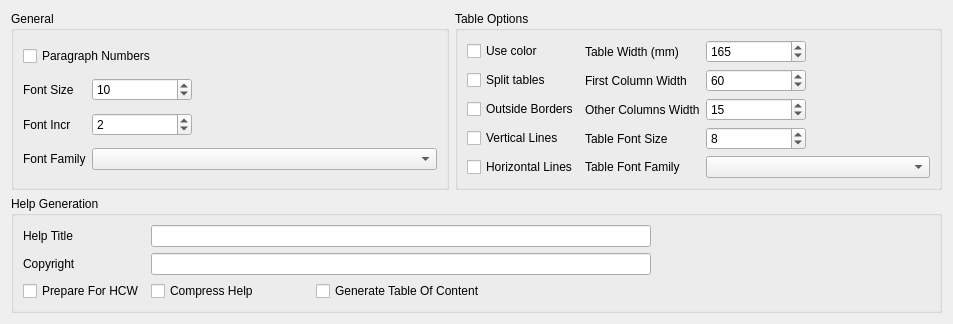
     <widget class="QWidget" name="RTF">
      <attribute name="title">
       <string>RTF</string>
      </attribute>
      <layout class="QGridLayout" name="gridLayout_19">
       <item row="0" column="0">
        <widget class="QGroupBox" name="groupBox_general_2">
         <property name="title">
          <string>General</string>
         </property>
         <layout class="QGridLayout" name="gridLayout_7">
          <item row="0" column="0" colspan="2">
           <widget class="QCheckBox" name="checkBox_RTF_paragraph_numbers">
            <property name="text">
             <string>Paragraph Numbers</string>
            </property>
           </widget>
          </item>
          <item row="0" column="2">
           <spacer name="horizontalSpacer_23">
            <property name="orientation">
             <enum>Qt::Horizontal</enum>
            </property>
            <property name="sizeHint" stdset="0">
             <size>
              <width>239</width>
              <height>20</height>
             </size>
            </property>
           </spacer>
          </item>
          <item row="1" column="0">
           <widget class="QLabel" name="label_RTF_font_size">
            <property name="text">
             <string>Font Size</string>
            </property>
           </widget>
          </item>
          <item row="1" column="1">
           <widget class="QSpinBox" name="spinBox_RTF_font_size">
            <property name="sizePolicy">
             <sizepolicy hsizetype="Fixed" vsizetype="Fixed">
              <horstretch>0</horstretch>
              <verstretch>0</verstretch>
             </sizepolicy>
            </property>
            <property name="minimumSize">
             <size>
              <width>100</width>
              <height>0</height>
             </size>
            </property>
            <property name="maximumSize">
             <size>
              <width>100</width>
              <height>16777215</height>
             </size>
            </property>
            <property name="maximum">
             <number>80</number>
            </property>
            <property name="value">
             <number>10</number>
            </property>
           </widget>
          </item>
          <item row="1" column="2">
           <spacer name="horizontalSpacer_25">
            <property name="orientation">
             <enum>Qt::Horizontal</enum>
            </property>
            <property name="sizeHint" stdset="0">
             <size>
              <width>239</width>
              <height>20</height>
             </size>
            </property>
           </spacer>
          </item>
          <item row="2" column="0">
           <widget class="QLabel" name="label_RTF_font_incr">
            <property name="text">
             <string>Font Incr</string>
            </property>
           </widget>
          </item>
          <item row="2" column="1">
           <widget class="QSpinBox" name="spinBox_RTF_font_incr">
            <property name="sizePolicy">
             <sizepolicy hsizetype="Fixed" vsizetype="Fixed">
              <horstretch>0</horstretch>
              <verstretch>0</verstretch>
             </sizepolicy>
            </property>
            <property name="minimumSize">
             <size>
              <width>100</width>
              <height>0</height>
             </size>
            </property>
            <property name="maximumSize">
             <size>
              <width>100</width>
              <height>16777215</height>
             </size>
            </property>
            <property name="maximum">
             <number>20</number>
            </property>
            <property name="value">
             <number>2</number>
            </property>
           </widget>
          </item>
          <item row="2" column="2">
           <spacer name="horizontalSpacer_26">
            <property name="orientation">
             <enum>Qt::Horizontal</enum>
            </property>
            <property name="sizeHint" stdset="0">
             <size>
              <width>239</width>
              <height>20</height>
             </size>
            </property>
           </spacer>
          </item>
          <item row="3" column="0">
           <widget class="QLabel" name="label_RTF_font_family">
            <property name="text">
             <string>Font Family</string>
            </property>
           </widget>
          </item>
          <item row="3" column="1" colspan="2">
           <widget class="QComboBox" name="comboBox_RTF_font_family"/>
          </item>
         </layout>
        </widget>
       </item>
       <item row="0" column="1">
        <widget class="QGroupBox" name="groupBox_RTF_table_options">
         <property name="title">
          <string>Table Options</string>
         </property>
         <layout class="QGridLayout" name="gridLayout_8">
          <item row="0" column="0">
           <widget class="QCheckBox" name="checkBox_RTF_table_use_color">
            <property name="text">
             <string>Use color</string>
            </property>
           </widget>
          </item>
          <item row="0" column="1">
           <widget class="QLabel" name="label_RTF_table_width">
            <property name="text">
             <string>Table Width (mm)</string>
            </property>
           </widget>
          </item>
          <item row="0" column="2">
           <widget class="QSpinBox" name="spinBox_RTF_table_width">
            <property name="sizePolicy">
             <sizepolicy hsizetype="Fixed" vsizetype="Fixed">
              <horstretch>0</horstretch>
              <verstretch>0</verstretch>
             </sizepolicy>
            </property>
            <property name="minimumSize">
             <size>
              <width>100</width>
              <height>0</height>
             </size>
            </property>
            <property name="maximumSize">
             <size>
              <width>100</width>
              <height>16777215</height>
             </size>
            </property>
            <property name="maximum">
             <number>10000</number>
            </property>
            <property name="value">
             <number>165</number>
            </property>
           </widget>
          </item>
          <item row="0" column="3">
           <spacer name="horizontalSpacer_24">
            <property name="orientation">
             <enum>Qt::Horizontal</enum>
            </property>
            <property name="sizeHint" stdset="0">
             <size>
              <width>118</width>
              <height>20</height>
             </size>
            </property>
           </spacer>
          </item>
          <item row="1" column="0">
           <widget class="QCheckBox" name="checkBox_RTF_table_split_tables">
            <property name="text">
             <string>Split tables</string>
            </property>
           </widget>
          </item>
          <item row="1" column="1">
           <widget class="QLabel" name="label_RTF_table_first_col_width">
            <property name="text">
             <string>First Column Width</string>
            </property>
           </widget>
          </item>
          <item row="1" column="2">
           <widget class="QSpinBox" name="spinBox_RTF_table_first_col_width">
            <property name="sizePolicy">
             <sizepolicy hsizetype="Fixed" vsizetype="Fixed">
              <horstretch>0</horstretch>
              <verstretch>0</verstretch>
             </sizepolicy>
            </property>
            <property name="minimumSize">
             <size>
              <width>100</width>
              <height>0</height>
             </size>
            </property>
            <property name="maximumSize">
             <size>
              <width>100</width>
              <height>16777215</height>
             </size>
            </property>
            <property name="maximum">
             <number>10000</number>
            </property>
            <property name="value">
             <number>60</number>
            </property>
           </widget>
          </item>
          <item row="1" column="3">
           <spacer name="horizontalSpacer_27">
            <property name="orientation">
             <enum>Qt::Horizontal</enum>
            </property>
            <property name="sizeHint" stdset="0">
             <size>
              <width>118</width>
              <height>20</height>
             </size>
            </property>
           </spacer>
          </item>
          <item row="2" column="0">
           <widget class="QCheckBox" name="checkBox_RTF_table_outside_borders">
            <property name="text">
             <string>Outside Borders</string>
            </property>
           </widget>
          </item>
          <item row="2" column="1">
           <widget class="QLabel" name="label_RTF_table_other_col_width">
            <property name="text">
             <string>Other Columns Width</string>
            </property>
           </widget>
          </item>
          <item row="2" column="2">
           <widget class="QSpinBox" name="spinBox_RTF_table_other_col_width">
            <property name="sizePolicy">
             <sizepolicy hsizetype="Fixed" vsizetype="Fixed">
              <horstretch>0</horstretch>
              <verstretch>0</verstretch>
             </sizepolicy>
            </property>
            <property name="minimumSize">
             <size>
              <width>100</width>
              <height>0</height>
             </size>
            </property>
            <property name="maximumSize">
             <size>
              <width>100</width>
              <height>16777215</height>
             </size>
            </property>
            <property name="maximum">
             <number>10000</number>
            </property>
            <property name="value">
             <number>15</number>
            </property>
           </widget>
          </item>
          <item row="2" column="3">
           <spacer name="horizontalSpacer_28">
            <property name="orientation">
             <enum>Qt::Horizontal</enum>
            </property>
            <property name="sizeHint" stdset="0">
             <size>
              <width>118</width>
              <height>20</height>
             </size>
            </property>
           </spacer>
          </item>
          <item row="3" column="0">
           <widget class="QCheckBox" name="checkBox_RTF_table_vertical_lines">
            <property name="text">
             <string>Vertical Lines</string>
            </property>
           </widget>
          </item>
          <item row="3" column="1">
           <widget class="QLabel" name="label_RTF_table_font_size">
            <property name="text">
             <string>Table Font Size</string>
            </property>
           </widget>
          </item>
          <item row="3" column="2">
           <widget class="QSpinBox" name="spinBox_RTF_table_font_size">
            <property name="sizePolicy">
             <sizepolicy hsizetype="Fixed" vsizetype="Fixed">
              <horstretch>0</horstretch>
              <verstretch>0</verstretch>
             </sizepolicy>
            </property>
            <property name="minimumSize">
             <size>
              <width>100</width>
              <height>0</height>
             </size>
            </property>
            <property name="maximumSize">
             <size>
              <width>100</width>
              <height>16777215</height>
             </size>
            </property>
            <property name="maximum">
             <number>100</number>
            </property>
            <property name="value">
             <number>8</number>
            </property>
           </widget>
          </item>
          <item row="3" column="3">
           <spacer name="horizontalSpacer_29">
            <property name="orientation">
             <enum>Qt::Horizontal</enum>
            </property>
            <property name="sizeHint" stdset="0">
             <size>
              <width>118</width>
              <height>20</height>
             </size>
            </property>
           </spacer>
          </item>
          <item row="4" column="0">
           <widget class="QCheckBox" name="checkBox_RTF_table_horizontal_lines">
            <property name="text">
             <string>Horizontal Lines</string>
            </property>
           </widget>
          </item>
          <item row="4" column="1">
           <widget class="QLabel" name="label_RTF_table_font_family">
            <property name="text">
             <string>Table Font Family</string>
            </property>
           </widget>
          </item>
          <item row="4" column="2" colspan="2">
           <widget class="QComboBox" name="comboBox_RTF_table_font_family"/>
          </item>
         </layout>
        </widget>
       </item>
       <item row="1" column="0" colspan="2">
        <widget class="QGroupBox" name="groupBox_RTF_help_generation">
         <property name="title">
          <string>Help Generation</string>
         </property>
         <layout class="QGridLayout" name="gridLayout_9">
          <item row="0" column="0">
           <widget class="QLabel" name="label_RTF_help_title">
            <property name="text">
             <string>Help Title</string>
            </property>
           </widget>
          </item>
          <item row="0" column="1" colspan="3">
           <widget class="QLineEdit" name="lineEdit_RTF_help_title">
            <property name="minimumSize">
             <size>
              <width>500</width>
              <height>0</height>
             </size>
            </property>
            <property name="maximumSize">
             <size>
              <width>500</width>
              <height>16777215</height>
             </size>
            </property>
           </widget>
          </item>
          <item row="0" column="4">
           <spacer name="horizontalSpacer_41">
            <property name="orientation">
             <enum>Qt::Horizontal</enum>
            </property>
            <property name="sizeHint" stdset="0">
             <size>
              <width>187</width>
              <height>20</height>
             </size>
            </property>
           </spacer>
          </item>
          <item row="1" column="0">
           <widget class="QLabel" name="label_RTF_copyright">
            <property name="text">
             <string>Copyright</string>
            </property>
           </widget>
          </item>
          <item row="1" column="1" colspan="3">
           <widget class="QLineEdit" name="lineEdit_RTF_copyright">
            <property name="minimumSize">
             <size>
              <width>500</width>
              <height>0</height>
             </size>
            </property>
            <property name="maximumSize">
             <size>
              <width>500</width>
              <height>16777215</height>
             </size>
            </property>
           </widget>
          </item>
          <item row="1" column="4">
           <spacer name="horizontalSpacer_42">
            <property name="orientation">
             <enum>Qt::Horizontal</enum>
            </property>
            <property name="sizeHint" stdset="0">
             <size>
              <width>187</width>
              <height>20</height>
             </size>
            </property>
           </spacer>
          </item>
          <item row="2" column="0">
           <widget class="QCheckBox" name="checkBox_RTF_prepare_for_HCW">
            <property name="text">
             <string>Prepare For HCW</string>
            </property>
           </widget>
          </item>
          <item row="2" column="1">
           <widget class="QCheckBox" name="checkBox_RTF_compress_help">
            <property name="text">
             <string>Compress Help</string>
            </property>
           </widget>
          </item>
          <item row="2" column="2">
           <widget class="QCheckBox" name="checkBox_RTF_generate_TOC">
            <property name="text">
             <string>Generate Table Of Content</string>
            </property>
           </widget>
          </item>
          <item row="2" column="3" colspan="2">
           <spacer name="horizontalSpacer_43">
            <property name="orientation">
             <enum>Qt::Horizontal</enum>
            </property>
            <property name="sizeHint" stdset="0">
             <size>
              <width>355</width>
              <height>20</height>
             </size>
            </property>
           </spacer>
          </item>
         </layout>
        </widget>
       </item>
      </layout>
     </widget>
